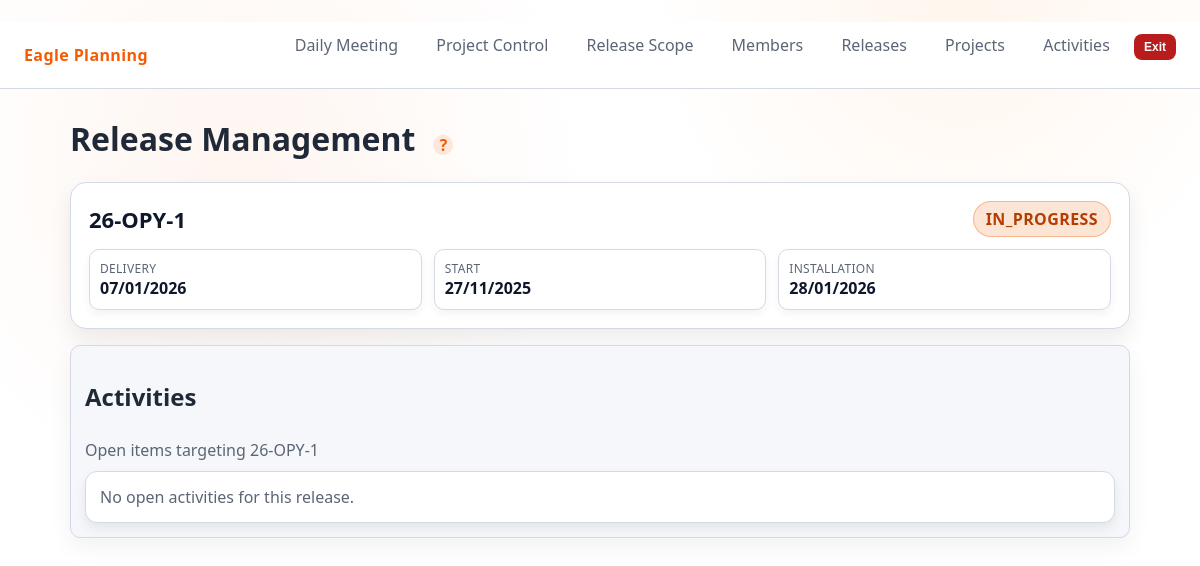
The page /dashboards/release-scope on the database its author committed.
### eagle_pm/app/models.py (models this page shows)
class Release(Base):
    __tablename__ = "release"
    id = Column(Integer, primary_key=True)
    release_code = Column(String(64), nullable=False, unique=True)
    status_code = Column(String(3), ForeignKey("index_release_status.code"), nullable=False)
    delivery_date = Column(Date, nullable=False)
    start_date = Column(Date, nullable=False)
    installation_date = Column(Date, nullable=False)
    created_at = Column(DateTime, default=utcnow, nullable=False)
    updated_at = Column(DateTime, default=utcnow, onupdate=utcnow, nullable=False)
    status = relationship("IndexReleaseStatus")
    links = relationship("ReleaseLink", back_populates="release", cascade="all, delete-orphan")
    __table_args__ = (Index("idx_release_status", "status_code"),)

class IndexReleaseStatus(Base):
    __tablename__ = "index_release_status"
    code = Column(String(3), primary_key=True)
    name = Column(String(32), nullable=False)

### eagle_pm/app/routes.py (the view)
@router.get("/dashboards/release-scope")
def release_scope(request: Request, session: Session = Depends(get_session)):
    crud.update_release_statuses(session)
    current_release = session.execute(
        select(models.Release)
        .where(models.Release.status_code != rules.STATUS_RELEASE_INSTALLED)
        .order_by(models.Release.start_date)
    ).scalars().first()
    activities = []
    if current_release:
        activities = session.execute(
            select(models.Activity)
            .where(models.Activity.target_release_id == current_release.id)
            .where(models.Activity.status_code != rules.STATUS_ACTIVITY_CLOSED)
            .order_by(models.Activity.created_at.desc())
        ).scalars().all()
    return templates.TemplateResponse(
        "release_scope.html",
        {
            "request": request,
            "title": "Release Scope",
            "current_release": current_release,
            "activities": activities,
        },
    )

### eagle_pm/app/templates/release_scope.html
{% extends "base.html" %}
{% block content %}
  <div class="header-row">
    <div class="actions">
      <h1>Release Management</h1><span class="tooltip-icon" data-tip="Open activities for the current (non-installed) release.">?</span>
    </div>
  </div>
  {% if not current_release %}
    <div class="panel"><p>No active/planned release found.</p></div>
  {% else %}
    <div class="panel release-card">
      <div class="release-header">
        <div class="release-code">{{ current_release.release_code }}</div>
        <div class="status-pill">{{ current_release.status.name if current_release.status else current_release.status_code }}</div>
      </div>
      <div class="release-meta">
        <div class="meta-block">
          <span class="label">Delivery</span>
          <span class="value">{{ current_release.delivery_date | fmt_date }}</span>
        </div>
        <div class="meta-block">
          <span class="label">Start</span>
          <span class="value">{{ current_release.start_date | fmt_date }}</span>
        </div>
        <div class="meta-block">
          <span class="label">Installation</span>
          <span class="value">{{ current_release.installation_date | fmt_date }}</span>
        </div>
      </div>
    </div>
    <div class="panel">
      <div class="section-header">
        <h2>Activities</h2>
        <div class="muted">Open items targeting {{ current_release.release_code }}</div>
      </div>
      <ul class="vertical-list">
        {% for a in activities %}
          <li class="vertical-item">
            <div class="item-title"><a href="/activities/{{ a.id }}/edit">{{ a.title }}</a></div>
            <div class="item-meta">Type/Subtype: {{ a.type.name if a.type else a.type_code }} / {{ a.subtype.name if a.subtype else a.subtype_code }}</div>
            <div class="item-meta">Status: {{ a.status.name if a.status else a.status_code }}</div>
            <div class="item-meta">Project: {{ a.project.project_code if a.project else '-' }} | Assigned: {{ a.assigned_member.name if a.assigned_member else '-' }}</div>
          </li>
        {% else %}
          <li class="vertical-item muted">No open activities for this release.</li>
        {% endfor %}
      </ul>
    </div>
  {% endif %}
{% endblock %}

### eagle_pm/app/static/app.css (style rules this page uses)
* { box-sizing: border-box; }
body { margin: 0; font-family: "Segoe UI", "Inter", system-ui, -apple-system, sans-serif; background: radial-gradient(circle at 20% 20%, rgba(242,92,5,0.06), transparent 30%), radial-gradient(circle at 80% 0%, rgba(255,138,30,0.08), transparent 25%), var(--bg); color: var(--text); }
h1 { margin: 0 0 12px 0; }
.panel { background: var(--panel); border: 1px solid var(--border); border-radius: var(--radius); padding: var(--space); margin-bottom: 16px; box-shadow: 0 8px 24px rgba(0,0,0,0.06); }
.actions { display: flex; gap: 10px; align-items: center; }
.tooltip-icon { display: inline-flex; align-items: center; justify-content: center; width: 20px; height: 20px; border-radius: 50%; background: rgba(242,92,5,0.12); color: var(--accent); font-weight: 800; margin-left: 8px; cursor: default; position: relative; }
.header-row { display: flex; align-items: center; justify-content: space-between; gap: 12px; margin-bottom: 10px; }
.muted { color: var(--muted); }
.section-header { display: flex; flex-direction: column; gap: 6px; margin-bottom: 10px; }
.vertical-list { list-style: none; padding: 0; margin: 0; display: flex; flex-direction: column; gap: 12px; }
.vertical-item { border: 1px solid var(--border); border-radius: 12px; padding: 14px; background: #ffffff; box-shadow: 0 6px 12px rgba(0,0,0,0.07); transition: border-color 0.2s ease, transform 0.15s ease; }
.release-card { border: 1px solid var(--border); background: #ffffff; border-radius: 16px; padding: 18px; box-shadow: 0 10px 22px rgba(0,0,0,0.08); }
.release-header { display: flex; justify-content: space-between; align-items: center; gap: 12px; margin-bottom: 12px; }
.release-code { font-size: 22px; font-weight: 800; color: #0f172a; }
.release-meta { display: grid; grid-template-columns: repeat(auto-fit, minmax(160px, 1fr)); gap: 12px; }
.meta-block { background: #ffffff; border: 1px solid var(--border); border-radius: 10px; padding: 10px; box-shadow: 0 4px 10px rgba(0,0,0,0.05); }
.release-meta .label { display: block; font-size: 12px; color: var(--muted); letter-spacing: 0.3px; text-transform: uppercase; }
.release-meta .value { display: block; font-weight: 700; color: #0f172a; }
.status-pill { display: inline-block; padding: 6px 12px; border-radius: 999px; background: rgba(242,92,5,0.16); color: #b53d00; border: 1px solid rgba(242,92,5,0.35); font-weight: 700; letter-spacing: 0.4px; }

### rows shown on the page
Release: release_code "26-OPY-1", delivery_date|fmt_date "07/01/2026", start_date|fmt_date "27/11/2025", installation_date|fmt_date "28/01/2026"
IndexReleaseStatus: status "IN_PROGRESS"
